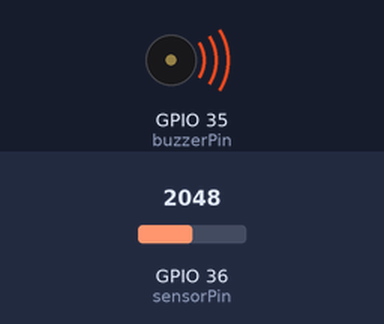
Bench run of a sketch on a simulated ESP32. On the bench: buzzer (waves = sounding, pin HIGH). The test bench sets the inputs (shaded band); at power-on: GPIO 36 (sensorPin) = 2048.

Above: at 1.2 s.
1.3 s: GPIO 36 (sensorPin) set to 538
2.8 s: GPIO 36 (sensorPin) set to 473
At 3.4 s:
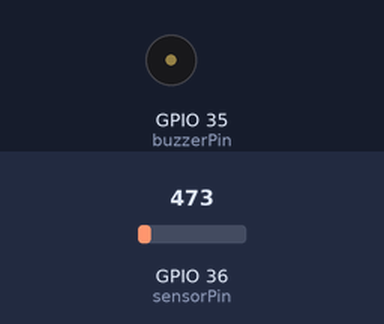
4.3 s: GPIO 36 (sensorPin) set to 540
At 4.6 s:
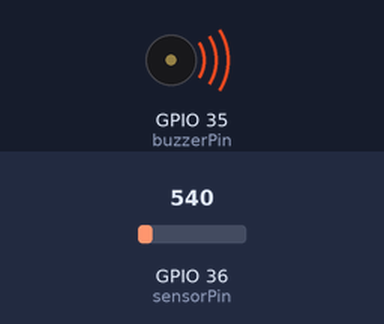
5.8 s: GPIO 36 (sensorPin) set to 491
At 7.1 s:
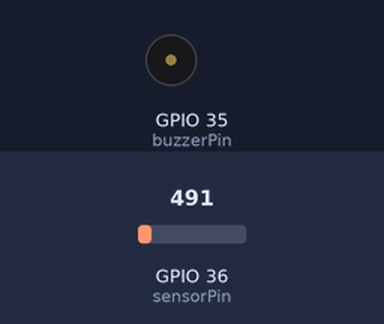
Timing chart, 0 to 8.3 s (numbered marks = the images above; inputs shaded):
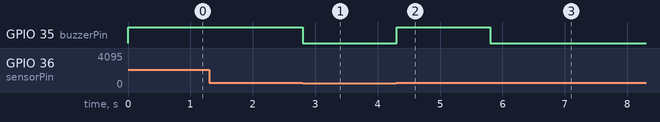

Measured:
- the behaviour switches between 501 and 500 on GPIO 36 (sensorPin) (found by bisection; images 0 and 1)
- after the input at 1.3 s, every drawn part: stays the same
- after the input at 2.8 s, GPIO 35 (buzzerPin): HIGH → LOW at once
- after the input at 4.3 s, GPIO 35 (buzzerPin): LOW → HIGH at once
- after the input at 5.8 s, GPIO 35 (buzzerPin): HIGH → LOW at once

The sketch:

MQ-3_Alcohol_Sensor.ino
```cpp
const int sensorPin = A0;  // Analog pin connected to the alcohol sensor output
const int buzzerPin = 35;  // Digital pin connected to the buzzer (replace with your actual pin)
const int threshold = 500;  // Adjust this value based on your sensor and desired alcohol level

void setup() {
  pinMode(buzzerPin, OUTPUT);  // Set the buzzer pin as output
}

void loop() {
  int sensorValue = analogRead(sensorPin);  // Read analog value from the alcohol sensor

  // Map sensor value (0-1023) to a percentage for better interpretation (optional)
  // float alcoholPercent = (float)sensorValue / 1023.0 * 100.0;  // Uncomment if needed

  if (sensorValue > threshold) {
    digitalWrite(buzzerPin, HIGH);  // Turn on buzzer if sensor value exceeds threshold
  } else {
    digitalWrite(buzzerPin, LOW);  // Turn off buzzer if sensor value is below threshold
  }

  delay(100);  // Delay between readings
}
```
